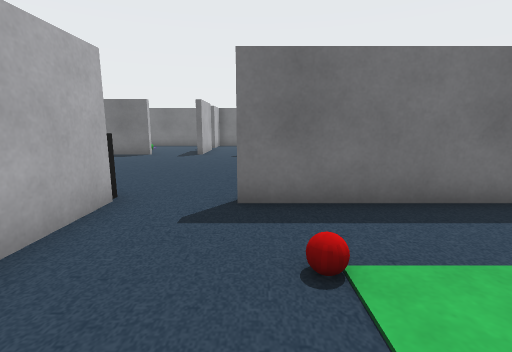
[1] (above)

16 first-person views from a walk through a Webots world. The camera is 0.61 m above the floor, tilts 10° down and sees 85° across. The floor is counted in squares, 0.5 m on a side. Each view is taken from the middle of a square. On the plan, view 1 faces up. The plan holds only what a view shows up to about 13 squares ahead; the rest is blank. The robots in the file are not drawn.

[2]
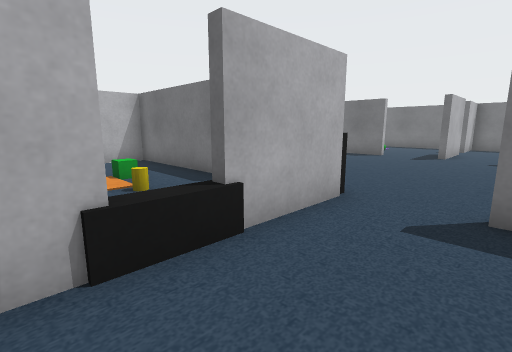

[3]
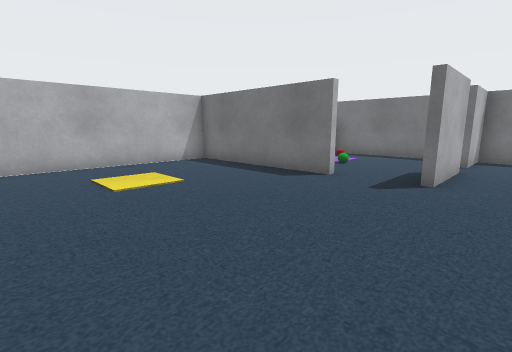

[4]
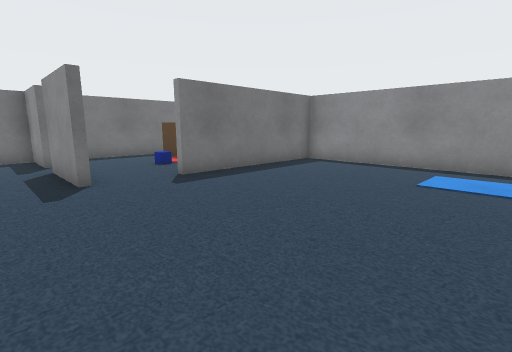

[5]
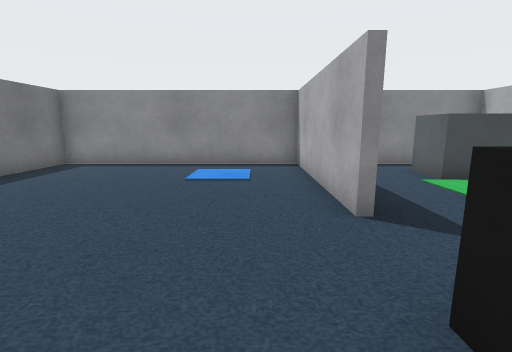

[6]
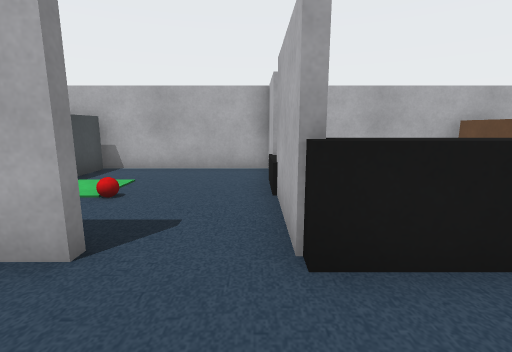

[7]
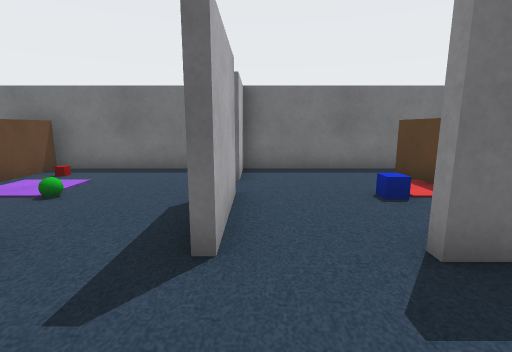

[8]
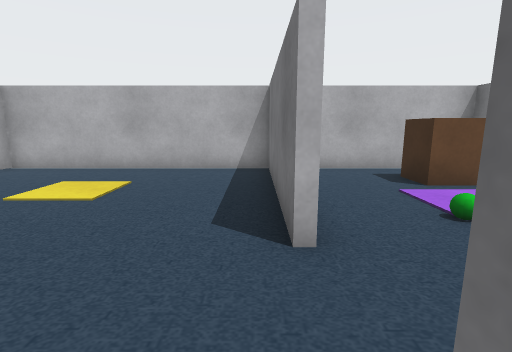

[9]
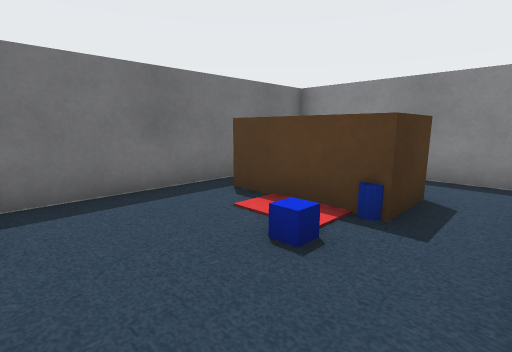

[10]
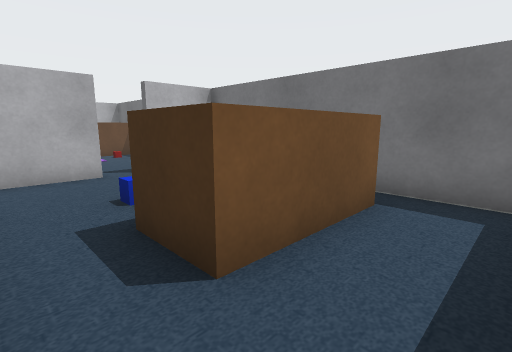

[11]
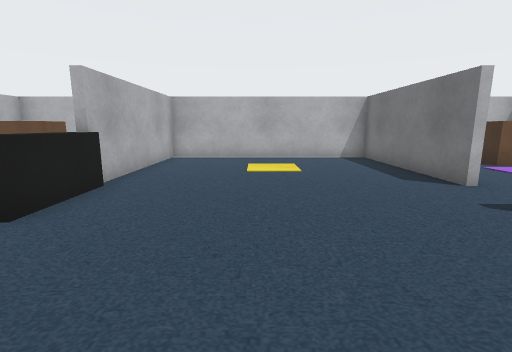

[12]
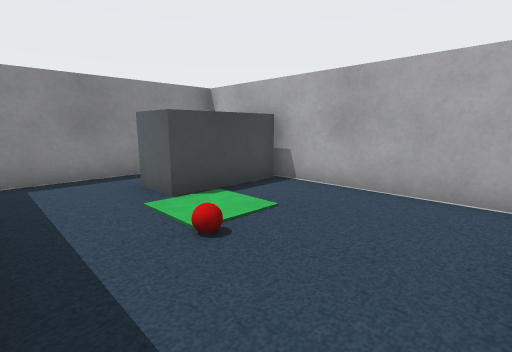

[13]
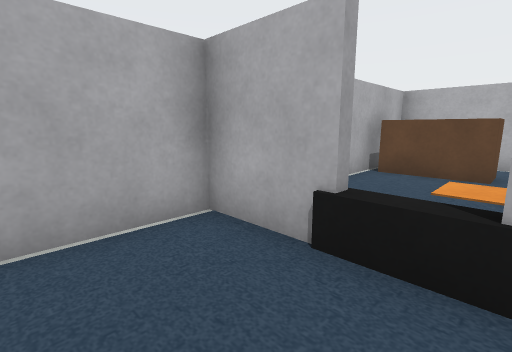

[14]
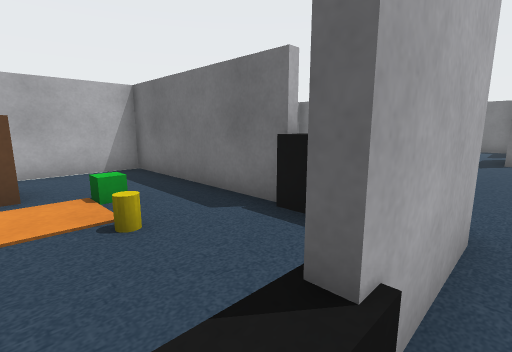

[15]
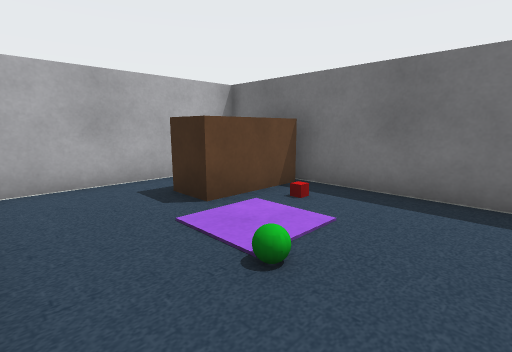

[16]
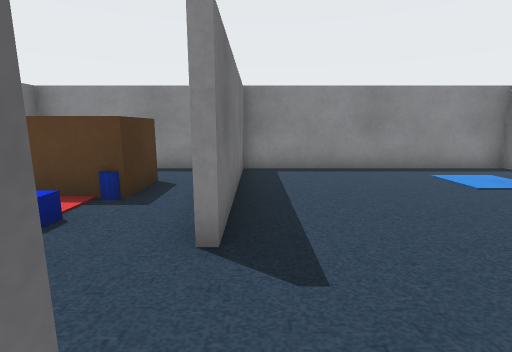

### Floor plan
Points are (right, up) in squares from view 1. A wall is a line through its corners. A room is listed if a view was taken in it or the views show most of it. See-through windows are left out.
Room 1 (views 1, 2, 3, 4, 5, 6, 7, 8, 9, 10, 11, 12, 13, 14, 15, 16)
walls: (-2.6, 12.4) (-2.6, 15.1); (-4.6, 12.4) (-10.4, 12.4) (-10.4, 4.6) (-4.6, 4.6); (-0.4, 4.6) (5.4, 4.6) (5.4, 12.4) (-0.4, 12.4); (-4.6, 4.4) (-10.4, 4.4) (-10.4, -1.4); (-2.4, 3.6) (-2.4, 2.4); (-2.4, 15.1) (-2.4, 12.5); (-2.6, 16.2) (-2.6, 18.4) (-7.5, 18.4); (4.1, 4.4) (-0.4, 4.4); (-2.4, 0.6) (-2.4, -1.4) (2.5, -1.4); (5.4, 13.2) (5.4, 18.4) (-2.4, 18.4) (-2.4, 16.2); (-7.5, -1.4) (-4, -1.4); (-9.4, 18.4) (-10.4, 18.4) (-10.4, 13.1); (4.4, -1.4) (5.4, -1.4) (5.4, 3.8)
objects: brown box (-9, -1) to (-8, 1); brown box (-9, 16) to (-8, 18); green box (-7, 2) to (-7, 3); red box (-7, 17); green ball (-6, 15); yellow cylinder (-5, 2); black box (-4, 4) to (-3, 5); door leaf (-3, 1) to (-3, 2); blue box (0, 15); red ball (1, 2); blue cylinder (2, 14) to (2, 15); brown box (2, 14) to (3, 17); bench (3, -1) to (4, 1)

Where each view was taken, in squares from view 1:
view 1: 0 up, 0 right, facing up
view 2: 0 up, 0 right, facing up-left
view 3: 6 up, 1 left, facing up-left
view 4: 6 up, 4 left, facing up-right
view 5: 6 up, 4 left, facing right
view 6: 7 up, 2 left, facing down
view 7: 10 up, 2 left, facing up
view 8: 12 up, 2 left, facing left
view 9: 13 up, 2 left, facing up-right
view 10: 13 up, 5 right, facing up-left
view 11: 8 up, 1 right, facing left
view 12: 4 up, 2 left, facing down-right
view 13: 2 up, 0 right, facing down-left
view 14: 1 up, 2 left, facing up-left
view 15: 13 up, 4 left, facing up-left
view 16: 12 up, 3 left, facing right
